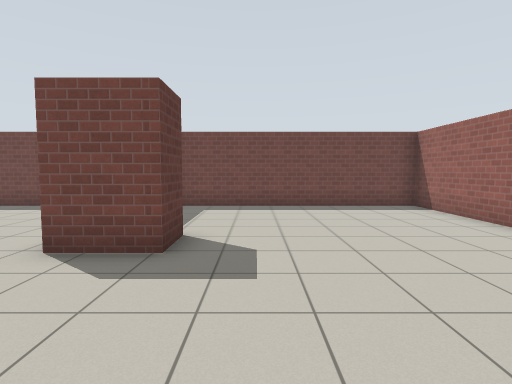
view 1 (above)

16 first-person views from a walk through a world built for the Gazebo simulator. The camera is 1.2 m above the floor, tilts 4° down and sees 80° across. The floor is counted in squares, 1 m on a side. Each view is taken from the middle of a square. On the plan, view 1 faces up. The plan holds only what a view shows up to about 13 squares ahead; the rest is blank. Simple patterns stand in for the simulator's built-in surfaces.

view 2
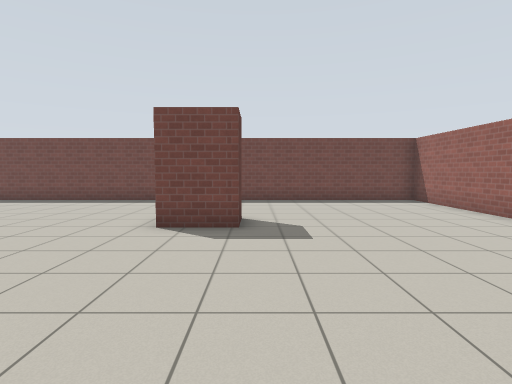

view 3
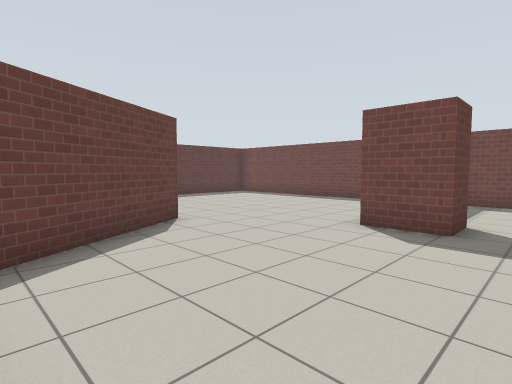

view 4
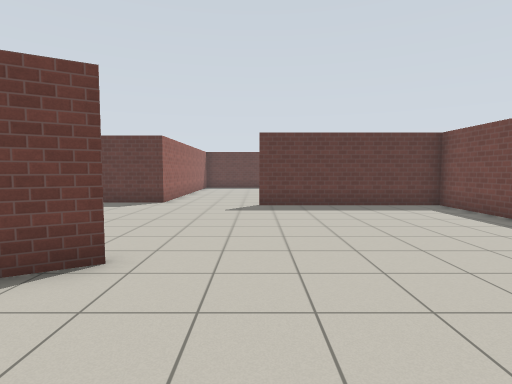

view 5
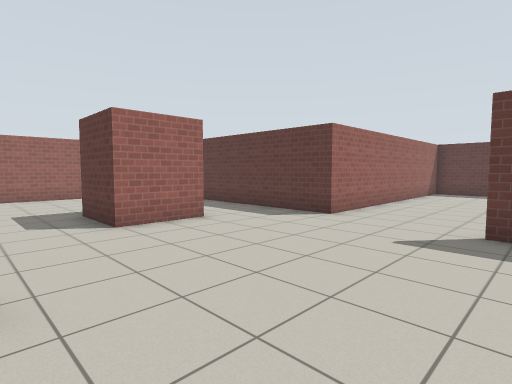

view 6
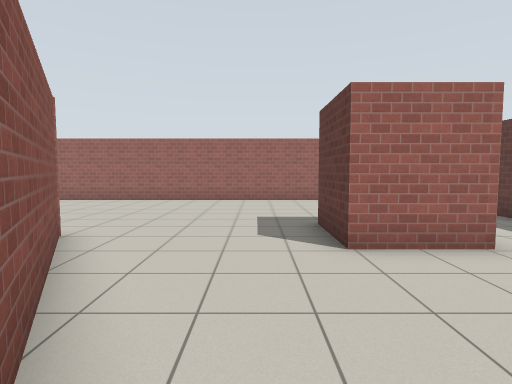

view 7
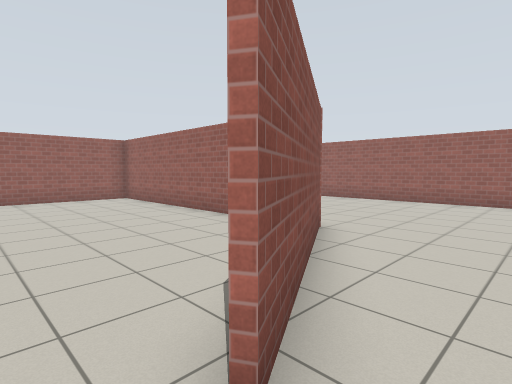

view 8
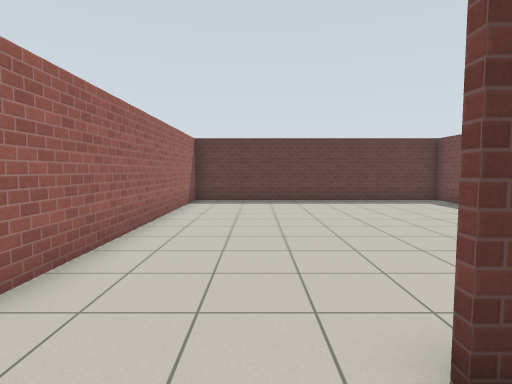

view 9
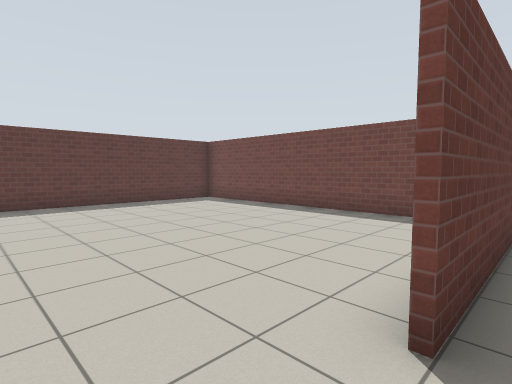

view 10
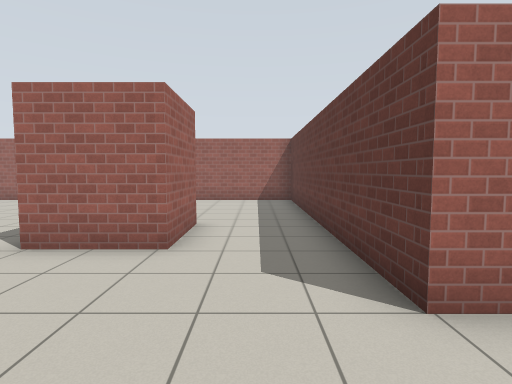

view 11
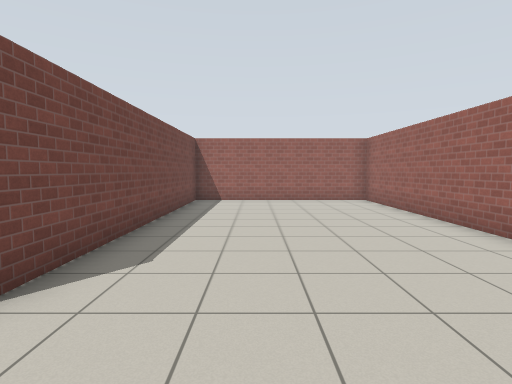

view 12
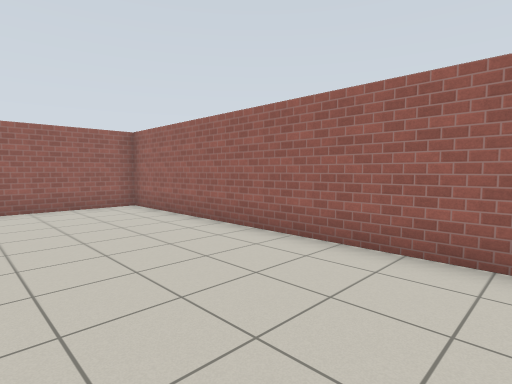

view 13
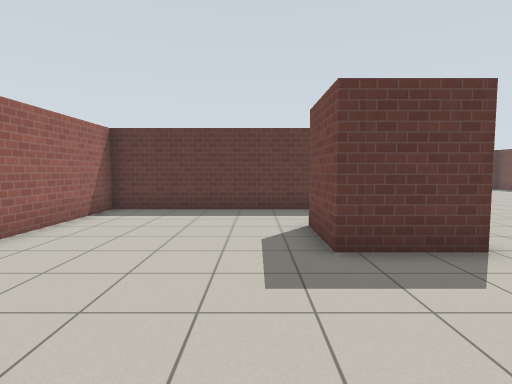

view 14
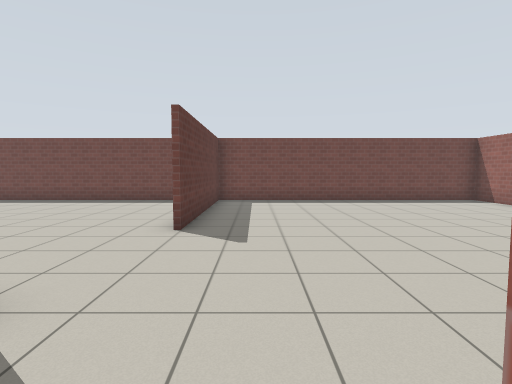

view 15
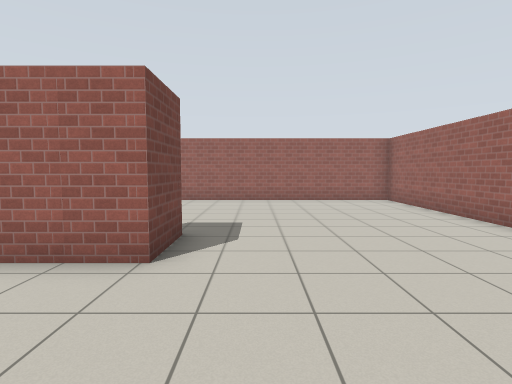

view 16
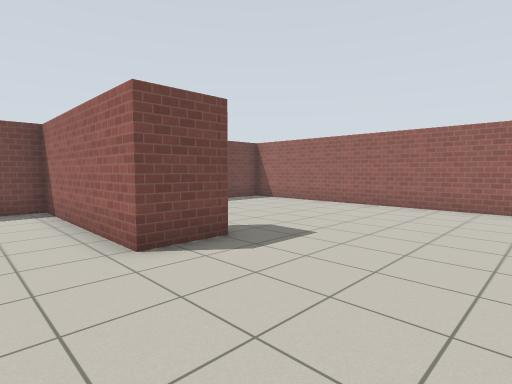

### Floor plan
Points are (right, up) in squares from view 1. A wall is a line through its corners. A room is listed if a view was taken in it or the views show most of it. See-through windows are left out.
Room 1 (views 1, 2, 3, 4, 5, 6, 7, 8, 9, 10, 11, 12, 13, 14, 15, 16)
walls: (-6.9, 2.1) (-4.7, -1.7); (-9.4, -1.6) (-9.4, -3.8) (-11.7, -3.8) (-11.7, -1.6) (-9.4, -1.6); (-1.4, 5.8) (-1.4, 4.4) (-3.1, 4.4) (-3.1, 10.4); (-1.6, -2.4) (5.5, -2.4); (-15.2, 10.4) (-24.4, 10.4) (-24.4, 0.5) (-14.4, 0.5) (-14.4, -9.5) (5.4, -9.5) (5.4, 10.4) (-13.5, 10.4) (-13.5, 4); (5.5, -2.5) (-4.4, -2.5) (-7, 2)

Positions as (right, up) in squares from view 1, and headings:
1: (0, 0), facing up
2: (-1, -2), facing up
3: (0, -2), facing up-left
4: (-3, 4), facing left
5: (-7, 5), facing down-left
6: (-8, 3), facing down
7: (-8, 3), facing down-right
8: (-12, 3), facing left
9: (-13, 2), facing up-left
10: (-13, 3), facing down
11: (-7, -5), facing right
12: (-5, -5), facing down-right
13: (-5, -5), facing left
14: (-12, -2), facing up
15: (-7, 3), facing right
16: (-5, 0), facing up-right
